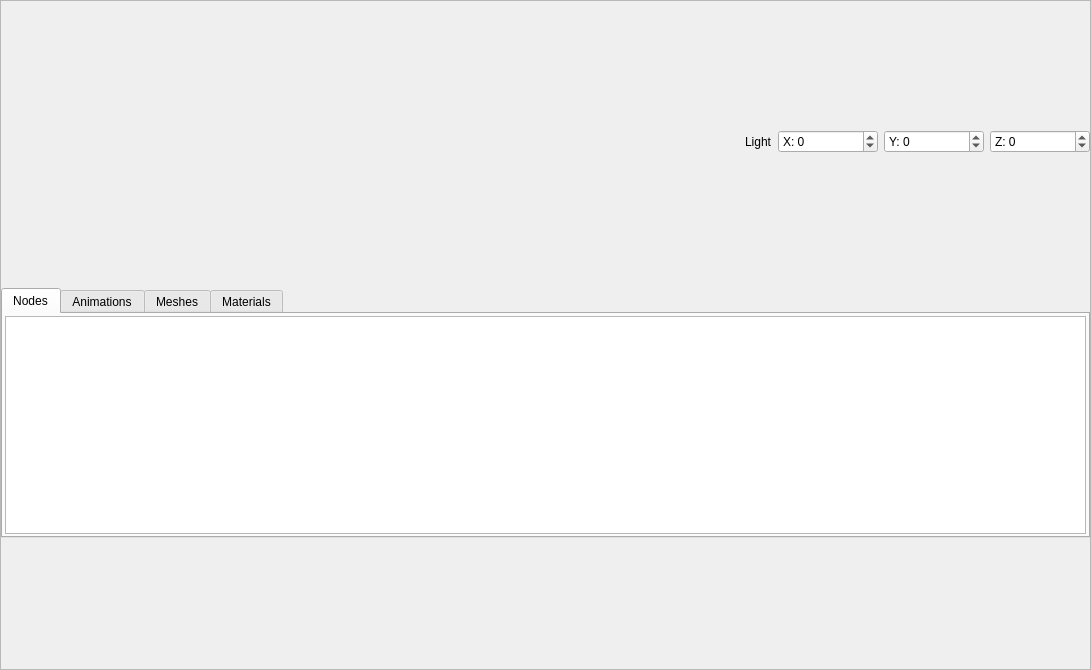
<?xml version="1.0" encoding="UTF-8"?>
<ui version="4.0">
 <class>ModelViewerWidget</class>
 <widget class="QWidget" name="ModelViewerWidget">
  <property name="geometry">
   <rect>
    <x>0</x>
    <y>0</y>
    <width>1091</width>
    <height>670</height>
   </rect>
  </property>
  <property name="sizePolicy">
   <sizepolicy hsizetype="Expanding" vsizetype="Expanding">
    <horstretch>0</horstretch>
    <verstretch>0</verstretch>
   </sizepolicy>
  </property>
  <property name="windowTitle">
   <string>Form</string>
  </property>
  <layout class="QVBoxLayout" name="verticalLayout">
   <property name="sizeConstraint">
    <enum>QLayout::SetMaximumSize</enum>
   </property>
   <property name="leftMargin">
    <number>0</number>
   </property>
   <property name="topMargin">
    <number>0</number>
   </property>
   <property name="rightMargin">
    <number>0</number>
   </property>
   <property name="bottomMargin">
    <number>0</number>
   </property>
   <item>
    <widget class="QFrame" name="frame">
     <property name="frameShape">
      <enum>QFrame::StyledPanel</enum>
     </property>
     <property name="frameShadow">
      <enum>QFrame::Raised</enum>
     </property>
     <layout class="QVBoxLayout" name="frameLayout">
      <property name="leftMargin">
       <number>0</number>
      </property>
      <property name="topMargin">
       <number>0</number>
      </property>
      <property name="rightMargin">
       <number>0</number>
      </property>
      <property name="bottomMargin">
       <number>0</number>
      </property>
      <item>
       <layout class="QHBoxLayout" name="horizontalLayout_3">
        <item>
         <spacer name="horizontalSpacer">
          <property name="orientation">
           <enum>Qt::Horizontal</enum>
          </property>
          <property name="sizeHint" stdset="0">
           <size>
            <width>40</width>
            <height>20</height>
           </size>
          </property>
         </spacer>
        </item>
        <item>
         <widget class="QLabel" name="label">
          <property name="text">
           <string>Light</string>
          </property>
         </widget>
        </item>
        <item>
         <widget class="QSpinBox" name="lightPositionXInput">
          <property name="minimumSize">
           <size>
            <width>100</width>
            <height>0</height>
           </size>
          </property>
          <property name="prefix">
           <string>X: </string>
          </property>
          <property name="minimum">
           <number>-100</number>
          </property>
          <property name="maximum">
           <number>100</number>
          </property>
          <property name="stepType">
           <enum>QAbstractSpinBox::AdaptiveDecimalStepType</enum>
          </property>
         </widget>
        </item>
        <item>
         <widget class="QSpinBox" name="lightPositionYInput">
          <property name="minimumSize">
           <size>
            <width>100</width>
            <height>0</height>
           </size>
          </property>
          <property name="prefix">
           <string>Y: </string>
          </property>
          <property name="minimum">
           <number>-100</number>
          </property>
          <property name="maximum">
           <number>100</number>
          </property>
          <property name="stepType">
           <enum>QAbstractSpinBox::AdaptiveDecimalStepType</enum>
          </property>
         </widget>
        </item>
        <item>
         <widget class="QSpinBox" name="lightPositionZInput">
          <property name="minimumSize">
           <size>
            <width>100</width>
            <height>0</height>
           </size>
          </property>
          <property name="prefix">
           <string>Z: </string>
          </property>
          <property name="minimum">
           <number>-100</number>
          </property>
          <property name="maximum">
           <number>100</number>
          </property>
          <property name="stepType">
           <enum>QAbstractSpinBox::AdaptiveDecimalStepType</enum>
          </property>
         </widget>
        </item>
       </layout>
      </item>
      <item>
       <widget class="QTabWidget" name="tabWidget">
        <property name="maximumSize">
         <size>
          <width>16777215</width>
          <height>250</height>
         </size>
        </property>
        <property name="currentIndex">
         <number>0</number>
        </property>
        <widget class="QWidget" name="tabNodes">
         <attribute name="title">
          <string>Nodes</string>
         </attribute>
         <layout class="QHBoxLayout" name="horizontalLayout_5">
          <property name="leftMargin">
           <number>2</number>
          </property>
          <property name="topMargin">
           <number>2</number>
          </property>
          <property name="rightMargin">
           <number>2</number>
          </property>
          <property name="bottomMargin">
           <number>2</number>
          </property>
          <item>
           <widget class="QTreeView" name="nodeTreeView">
            <property name="editTriggers">
             <set>QAbstractItemView::EditKeyPressed</set>
            </property>
           </widget>
          </item>
         </layout>
        </widget>
        <widget class="QWidget" name="tabAnimations">
         <property name="minimumSize">
          <size>
           <width>1083</width>
           <height>0</height>
          </size>
         </property>
         <attribute name="title">
          <string>Animations</string>
         </attribute>
         <layout class="QHBoxLayout" name="horizontalLayout_4">
          <property name="leftMargin">
           <number>2</number>
          </property>
          <property name="topMargin">
           <number>2</number>
          </property>
          <property name="rightMargin">
           <number>2</number>
          </property>
          <property name="bottomMargin">
           <number>2</number>
          </property>
          <item>
           <widget class="QTableView" name="animTableView">
            <property name="editTriggers">
             <set>QAbstractItemView::NoEditTriggers</set>
            </property>
            <property name="selectionMode">
             <enum>QAbstractItemView::SingleSelection</enum>
            </property>
            <property name="selectionBehavior">
             <enum>QAbstractItemView::SelectRows</enum>
            </property>
            <property name="showGrid">
             <bool>false</bool>
            </property>
            <attribute name="verticalHeaderVisible">
             <bool>false</bool>
            </attribute>
            <attribute name="verticalHeaderMinimumSectionSize">
             <number>22</number>
            </attribute>
            <attribute name="verticalHeaderDefaultSectionSize">
             <number>22</number>
            </attribute>
           </widget>
          </item>
         </layout>
        </widget>
        <widget class="QWidget" name="tabMeshes">
         <attribute name="title">
          <string>Meshes</string>
         </attribute>
         <layout class="QHBoxLayout" name="horizontalLayout_2">
          <property name="leftMargin">
           <number>2</number>
          </property>
          <property name="topMargin">
           <number>2</number>
          </property>
          <property name="rightMargin">
           <number>2</number>
          </property>
          <property name="bottomMargin">
           <number>2</number>
          </property>
          <item>
           <widget class="QTableView" name="meshTableView">
            <property name="editTriggers">
             <set>QAbstractItemView::NoEditTriggers</set>
            </property>
            <property name="selectionMode">
             <enum>QAbstractItemView::SingleSelection</enum>
            </property>
            <property name="selectionBehavior">
             <enum>QAbstractItemView::SelectRows</enum>
            </property>
            <property name="showGrid">
             <bool>false</bool>
            </property>
            <attribute name="verticalHeaderVisible">
             <bool>false</bool>
            </attribute>
            <attribute name="verticalHeaderMinimumSectionSize">
             <number>22</number>
            </attribute>
            <attribute name="verticalHeaderDefaultSectionSize">
             <number>22</number>
            </attribute>
           </widget>
          </item>
         </layout>
        </widget>
        <widget class="QWidget" name="tabMaterials">
         <attribute name="title">
          <string>Materials</string>
         </attribute>
         <layout class="QHBoxLayout" name="horizontalLayout">
          <property name="leftMargin">
           <number>2</number>
          </property>
          <property name="topMargin">
           <number>2</number>
          </property>
          <property name="rightMargin">
           <number>2</number>
          </property>
          <property name="bottomMargin">
           <number>2</number>
          </property>
          <item>
           <widget class="QTableView" name="materialTableView">
            <property name="editTriggers">
             <set>QAbstractItemView::NoEditTriggers</set>
            </property>
            <property name="selectionMode">
             <enum>QAbstractItemView::SingleSelection</enum>
            </property>
            <property name="selectionBehavior">
             <enum>QAbstractItemView::SelectRows</enum>
            </property>
            <property name="showGrid">
             <bool>false</bool>
            </property>
            <attribute name="verticalHeaderVisible">
             <bool>false</bool>
            </attribute>
            <attribute name="verticalHeaderMinimumSectionSize">
             <number>22</number>
            </attribute>
            <attribute name="verticalHeaderDefaultSectionSize">
             <number>22</number>
            </attribute>
           </widget>
          </item>
         </layout>
        </widget>
       </widget>
      </item>
     </layout>
    </widget>
   </item>
  </layout>
 </widget>
 <resources/>
 <connections/>
</ui>
